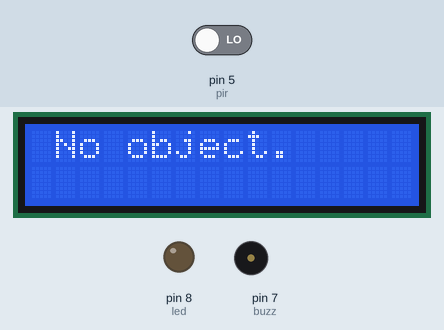
This sketch was run on a simulated Arduino Uno, built with avr-gcc and run on an emulated ATmega328P. Parts: 16×2 character LCD, output pins drawn as LEDs (lit = HIGH), buzzer (waves = sounding). The test bench sets the inputs (shaded band); at power-on: pin 5 (pir) LOW. Pins used as bus, display or sensor lines are not drawn.

Above: at 1.2 s.
1.3 s: pin 5 (pir) driven HIGH
At 2.5 s:
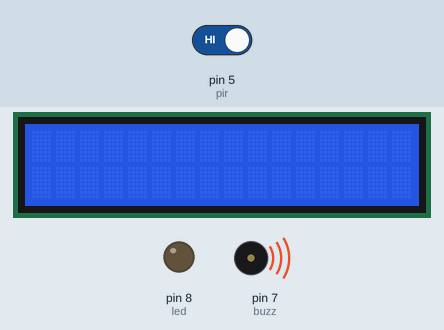
At 3.4 s:
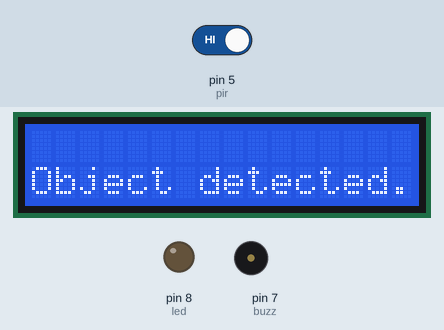
Timing chart, 0 to 11.1 s (numbered marks = the images above; inputs shaded):
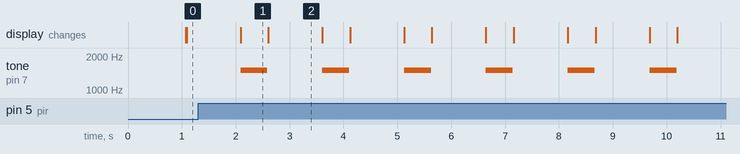

Measured:
- after the input at 1.3 s, tone on pin 7 (buzz): alternates 1500 Hz for 0.50 s and silent for 1.0 s, starting after 0.79 s
- what the display in image 1 shows lasts 0.5 s, from 2.1 s to 2.6 s
- what the display in image 2 shows lasts 1.0 s, from 2.6 s to 3.6 s

The sketch:

PIR_Sensor_I2C_Display.ino
```cpp
//_______CODE BY RAJAT_RJx_______
#include <Adafruit_LiquidCrystal.h>
Adafruit_LiquidCrystal lcd_1(0);

int pir=5;
int led=8;
int buzz=7;
int PIR_STATE=LOW;
int val=0;

void setup(){
  lcd_1.begin(16, 2);
  pinMode(led, OUTPUT);
  pinMode(pir,INPUT);
  pinMode(buzz, OUTPUT);
}

void loop(){
  val=digitalRead(pir);

  if (val==HIGH){
    digitalWrite(led,HIGH);
    digitalWrite(buzz,HIGH);
    digitalWrite(led,LOW);
    digitalWrite(buzz,HIGH);
    tone(buzz, 1500);
    delay(500);
    noTone(buzz);
    lcd_1.setCursor(0,1);
    lcd_1.print("Object detected.");
    delay(1000);
    lcd_1.clear();
  }

  else{
  digitalWrite(led,LOW);
  digitalWrite(buzz,LOW);
  lcd_1.setCursor(1,0);
  lcd_1.print("No object.");
  delay(1000);
    lcd_1.clear();
  }
}//_______CODE BY RAJAT_RJx_______
```
